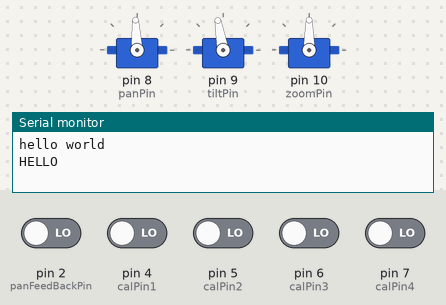
Simulated run of this sketch. Board: Arduino Leonardo, built with avr-gcc and run on an emulated ATmega32U4. Shown: 3 × servo, the last lines printed to the serial monitor. The inputs (shaded band) are chosen by the test bench; at power-on: pin 2 (panFeedBackPin), pin 4 (calPin1), pin 5 (calPin2), pin 6 (calPin3), pin 7 (calPin4) LOW.

Above: at 1.2 s.
1.3 s: pin 7 (calPin4) driven HIGH
At 2.2 s:
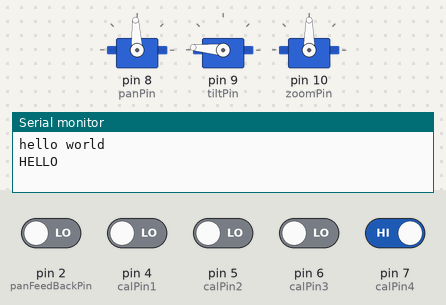
2.8 s: pin 7 (calPin4) driven LOW
At 3.4 s:
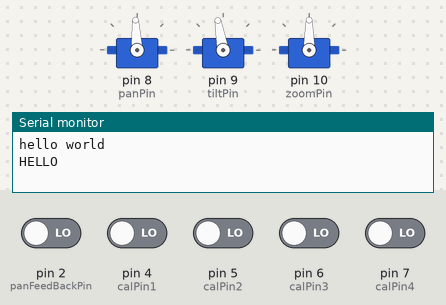
4.3 s: pin 6 (calPin3) driven HIGH
At 7.1 s:
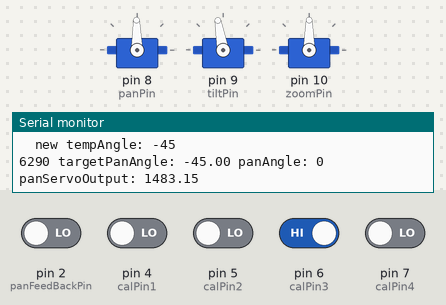
7.3 s: pin 4 (calPin1) driven HIGH
At 7.8 s:
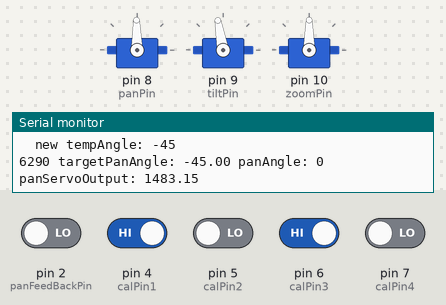
Timing chart, 0 to 10.3 s (numbered marks = the images above; inputs shaded):
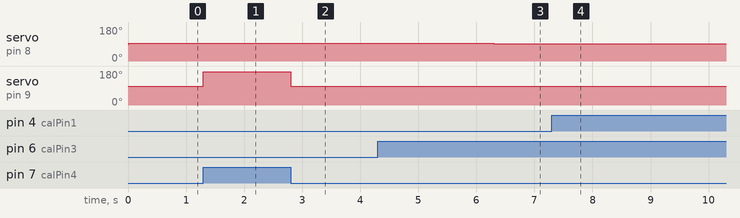

Measured:
- after the input at 1.3 s, servo on pin 9 (tiltPin): 100° → 175° at once
- after the input at 2.8 s, servo on pin 9 (tiltPin): 175° → 100° at once
- after the input at 4.3 s, servo on pin 8 (panPin): 93° → 91° after 2.0 s
- after the input at 7.3 s, servo on pin 8 (panPin): stays 91° (without the input it goes to 92° after 3.0 s)

The sketch:

CAMERA_SYSTEM_LESS_FLOATS_SIMULATION.ino
```cpp
/* Camera System Control
 *
 *Parsing Code Credit to:
 *Robin2 - "Serial Input Basics updated" available: http://forum.arduino.cc/index.php?topic=396450
 */
#include <Servo.h>
#include <PID_v1.h>


//Constants
  const float degToRad = 3.14159265359/180;
  const float radToDeg = 1/degToRad;
  const int calPin1 = 4;
  const int calPin2 = 5;
  const int calPin3 = 6;
  const int calPin4 = 7;

  const int panFeedBackPin = 2;
  const int panPin = 8;

  const int tiltPin = 9;
  const int tiltOffset = 70;
  const int zoomPin = 10;

//holds calibration/initialization data
  long lat0=0.0;
  long lon0=0.0;
  long ele0=0.0;
  float lonCorrection=0.0;

//holds GPS transmistter data
  long dLat=0,dLatOld=0;
  float dLon=0, dLonOld=0;
  long dEle=0, dEleOld=0;
  long distance=0,distanceOld=0;

//holds Pan angle data
  const int panWeight = 80;
  int newQuadrant = 1, oldQuadrant = 1;
  long panAngle=0, panAngleOld=0;
  double doublePanAngle=0;
  unsigned long durationLow = 0, durationHigh = 0;
  long rotation = 0;
  unsigned int dutyCycle = 0, theta = 0;

//Pan Control data
  const double outputMax = 1600;
  const double outputMin = 1390;
  const int timeStep=100;
  const int adaptSw =15;
  double targetPanAngle=105;
  double outputPanServo=1500;
  double KpFar=2; //2
  double KiFar=0.7;
  double KdFar=.8; //.8
  double KpClose=0;
  double KiClose=0;
  double KdClose=0;

//Tilt Angle
int tiltAngle;

//Time
  unsigned long millisStart,panMillis,panServoMillis,targetAngleINCMillis,updatePanMillis;

//Serial parsing
  const byte stringSize = 64;
  char receivedChars[stringSize];
  char tempChars[stringSize];
  long gpsLat=0;
  long gpsLon=0;
  float gpsEle=0;
  float gpsEleOld=0;
  float gpsVoltage=0;
  boolean newData = false;

  long yPosition = 240;
  long xPosition = 360;

//Instatiate Objects
Servo panServo;
Servo tiltServo;
Servo zoomServo;

//Signal Processing Variables
const int WinSize = 10;
int winIdx = 0;
long winLat[WinSize];
long winLon[WinSize];

//Instantiate PID Object
PID panPID(&doublePanAngle, &outputPanServo, &targetPanAngle, KpFar, KiFar, KdFar,P_ON_E, REVERSE);

void recvSerialData(Stream &ser) {
    static boolean recvInProgress = false;
    static byte ndx = 0;
    char startMarker = '<';
    char endMarker = '>';
    char rc;
    while (ser.available() > 0 && newData == false) {
        rc = ser.read();
        if (recvInProgress == true) {
            if (rc != endMarker) {
                receivedChars[ndx] = rc;
                ndx++;
                if (ndx >= stringSize) {
                    ndx = stringSize - 1;
                }
            }
            else {
                receivedChars[ndx] = '\0'; // terminate the string
                recvInProgress = false;
                ndx = 0;
                newData = true;
            }
        }
        else if (rc == startMarker) {
            recvInProgress = true;
        }
    }
}

void parseGPSData() {      // split the data into its parts and feed signal processing buffer
    char * strtokIndx;  // this is used by strtok() as an index
    strcpy(tempChars, receivedChars); //make a copy of the received string

    strtokIndx = strtok(tempChars,","); // get the first part - the string
    gpsLat = atol(strtokIndx); // convert this part to a float

    strtokIndx = strtok(NULL, ","); // this continues where the previous call left off
    gpsLon = atol(strtokIndx);     // convert this part to a float

    strtokIndx = strtok(NULL, ",");
    gpsEle = atof(strtokIndx);     // convert this part to a float

    strtokIndx = strtok(NULL, ",");
    gpsVoltage = atof(strtokIndx);     // convert this part to a float
}

void parseCVData() { //split the data up from the Rasperry pi3
    char * strtokIndx;  // this is used by strtok() as an index
    strcpy(tempChars, receivedChars); //make a copy of the received string

    strtokIndx = strtok(tempChars,","); // get the first part - the string
    xPosition = atol(strtokIndx); // convert this part to a float

    strtokIndx = strtok(NULL, ","); // this continues where the previous call left off
    yPosition = atol(strtokIndx);     // convert this part to a float
}
void getPanAngle(){
  durationLow = pulseIn(panFeedBackPin, LOW); //Measures the time the feedback signal is low
  durationHigh = pulseIn(panFeedBackPin, HIGH); //Measures the time the feedback signal is high
  dutyCycle = (10000*durationHigh)/(durationHigh+durationLow); //calculates the duty cycle

  //Formula for angle calculation taken from parallax 360 feedback data sheet
  theta = (35900*(dutyCycle - 290))/(9710-290+1)/100;
  if(theta > 359) theta = 359; //limits theta to bounds

  //Determines what quadrant the servo rotates from to determine positive and negative angles outside 0-359
  if( theta>=0 && theta<=90){
    oldQuadrant = newQuadrant;
    newQuadrant = 1;
  }
  if( theta>90 && theta<=180){
    oldQuadrant = newQuadrant;
    newQuadrant = 2;
  }
    if( theta>180 && theta<=270){
    oldQuadrant = newQuadrant;
    newQuadrant = 3;
  }
  else if( theta>270 && theta<=359 ){
   oldQuadrant = newQuadrant;
   newQuadrant = 4;
  }
  if(oldQuadrant==1 && newQuadrant==4){
    rotation = rotation - 1;
  }
  else if( oldQuadrant==4 && newQuadrant==1){
    rotation = rotation + 1;
  }
  panAngleOld = panAngle;
  panAngle = (panWeight*panAngleOld + (100-panWeight)*(360*rotation + theta))/100;
  doublePanAngle = (double)panAngle; //cast the pan angle to double for pid
 /*
 //Print the Data
  Serial1.print("newQuadrant: ");  Serial1.print(newQuadrant);  Serial1.print("\t");
  Serial1.print("oldQuadrant: ");  Serial1.print(oldQuadrant);  Serial1.print("\t");
  Serial1.print("Theta: ");  Serial1.print(theta,DEC);  Serial1.print("\t");
  Serial1.print("Rotation #: ");  Serial1.print(rotation);  Serial1.print("\t");
  Serial1.print("panAngle: ");  Serial1.println(panAngle,DEC);
 */
}

void updateTranLoc(){
  dLat = gpsLat - lat0;
  dLon = gpsLon - lon0;
  dLon = lonCorrection*dLon;
  dEle= gpsEle-ele0;
  distance = round(sqrt((dLat)*(dLat)+ (dLon)*(dLon))*11); //gives distance in millimeters
}

//Calibrate camera system
void calibration(){
  tiltServo.writeMicroseconds(1500+tiltOffset);

   //SET THE LONGITUDE,LATITUDE, AND ELEVATION OF THE CAMERA SYSTEM
   if(digitalRead(calPin1)== HIGH && digitalRead(calPin2) == HIGH){
    lat0 = gpsLat;
    lon0 = gpsLon;
    ele0 = gpsEle;
    lonCorrection = cos(degToRad*lat0/10000000); //correction for longitude values using loca, flat earth approx.

    Serial.print(millis()-millisStart); Serial.print("\t");
    Serial.print("lat0: ");  Serial.print(lat0);  Serial.print("\t");
    Serial.print("lon0: ");  Serial.print(lon0);  Serial.print("\t");
    Serial.print("ele0: ");  Serial.println(ele0);
   }
   //SET TRIPOD TO ALIGN WITH GPS TRANSMITTER AND CALCULATE INITIAL POSITION VECTOR
   //When aligning camera lens ensure GPS transmistter is centered about Y axis
   else if(digitalRead(calPin1)== HIGH && digitalRead(calPin2) == LOW){
    updateTranLoc();

    Serial.print(millis()-millisStart); Serial.print("\t");
    Serial.print("dlat: ");  Serial.print(dLat);  Serial.print("\t");
    Serial.print("dlon: ");  Serial.print(dLon);  Serial.print("\t");
    Serial.print("distance: ");  Serial.print(distance);  Serial.print("\t");
    Serial.print("dele: ");  Serial.println(dEle);
   }
}

void winLatAndLon(){
  winLat[winIdx]=gpsLat;
  winLon[winIdx]=gpsLon;
  winIdx++;
  if(winIdx >= WinSize)  winIdx = 0;
}

void updateTargetPanAngle(){ //updates target pan angle with a regression line connecting to the camera system through 10 gps readings
  long regL=0;
  long top=0;
  long bot=0;
  long tempAngle;
  for(int i=0; i<WinSize; i++){
    top += (winLat[i]-lat0)*(winLon[i]-lon0);
    bot += (winLon[i]-lon0)*(winLon[i]-lon0);
  }
  regL = top/bot;
  tempAngle = int(atan (regL) * radToDeg);
  if(regL>0 && dLon<0) tempAngle = (tempAngle-180);
  else if(regL<0 && dLon<0)  tempAngle = (tempAngle+180);
  else if(regL==0 && dLon<0) tempAngle = (tempAngle+180);

  if(tempAngle>0 && doublePanAngle<0) tempAngle *= -1;

  targetPanAngle =  tempAngle -(doublePanAngle-int(doublePanAngle/360)*360) + doublePanAngle;
  Serial.print("  new tempAngle: "); Serial.println(tempAngle);
}
void updateTargetTiltAngle(){
  tiltAngle=round(atan2((dEle), distance)*radToDeg);
  if(tiltAngle<-45) tiltAngle=-45;
  tiltAngle = map(tiltAngle, -90, 90, 12,120);

}

void maintenanceMode(){
  panServo.writeMicroseconds(1500);
  tiltServo.write(175);
}

void setup() {
  //Pan Servo Setup
  panServo.attach(panPin);
  pinMode(panFeedBackPin, INPUT);

  //Tilt Servo Setup
  tiltServo.attach(tiltPin);
  tiltServo.writeMicroseconds(1500+tiltOffset);

  //Zoom Servo Setup
  zoomServo.attach(zoomPin);


  //Comunication Setup
  Serial.begin(9600);   //USB serial port
  Serial.println("hello world");
  Serial1.begin(19200); //HC12 wireless transceiver
 while(!Serial){       //Wait for USB serial port to connect
 }

  //PID Setup
  panPID.SetMode(AUTOMATIC);
  panPID.SetOutputLimits(outputMin, outputMax);
  panPID.SetSampleTime(timeStep);

  //Timer
  millisStart=millis();
  panMillis=millis();
  targetAngleINCMillis=millis();
  panServoMillis=millis();
  updatePanMillis = millis();

  //HMI Pins and LEDS
  pinMode(calPin1,INPUT);
  pinMode(calPin2,INPUT);
  pinMode(calPin3,INPUT);

  //Signal Processing
  memset(winLon,0,sizeof(winLon));//fill winLon with zeros
  memset(winLat,0,sizeof(winLat)); //fill winLat with zeros
  Serial.println("HELLO");
}

void loop() {
  recvSerialData(Serial1);
  if(newData == true){
    parseGPSData();
    winLatAndLon(); //feed GPS data to regression buffer and Moving Average buffer
    newData = false;
  }
  if(digitalRead(calPin4) == HIGH) {
	  maintenanceMode();
  }
  else if(digitalRead(calPin1)==HIGH) {
	  calibration();
  }
  else if(digitalRead(calPin3)==HIGH){
    updateTranLoc();

    //Determine Pan Angle
    getPanAngle();

    //Update Target Angles
    if(millis()-updatePanMillis > 1000) {
      updateTargetPanAngle();
      updatePanMillis = millis();
    }

    panPID.Compute();

    //Servo Control
    panServo.writeMicroseconds((int)outputPanServo);

    //Display
    Serial.print(millis()-millisStart);  Serial.print(" ");
    Serial.print("targetPanAngle: "); Serial.print(targetPanAngle);  Serial.print(" ");
    Serial.print("panAngle: "); Serial.print(panAngle);  Serial.print(" ");
    Serial.print("panServoOutput: "); Serial.println(outputPanServo);


  }//else if
  else{
    panServo.writeMicroseconds(1500);
    tiltServo.writeMicroseconds(1500+tiltOffset);
  }
  /*
  //PID Testing
   getPanAngle();
    //PID TESTING
   if((millis()-targetAngleINCMillis) >= 80){
     targetPanAngle += random(-5,5);
     targetAngleINCMillis = millis();
     }
    panPID.Compute();
  /*

   panServo.writeMicroseconds((int)outputPanServo);

   //Display
   Serial.print(millis()-millisStart);  Serial.print(" ");
   Serial.print("targetPanAngle: "); Serial.print(targetPanAngle);  Serial.print(" ");
   Serial.print("panAngle: "); Serial.print(panAngle);  Serial.print(" ");
   Serial.print("panServoOutput: "); Serial.println(outputPanServo);
  */
}//loop
```
